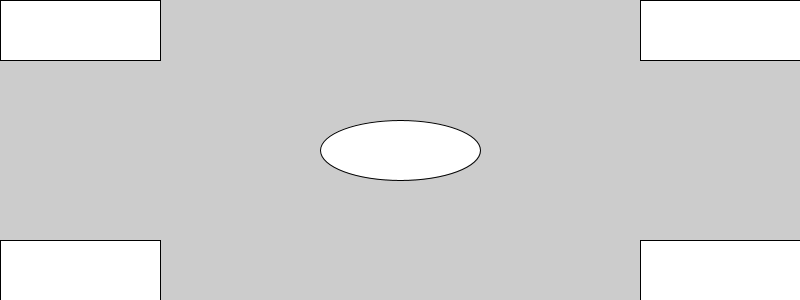
Frame 1 (no input)
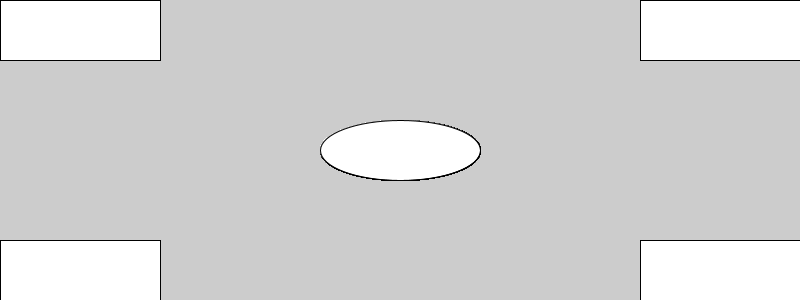
Frame 60 (the mouse pressed at the canvas centre just before this capture)
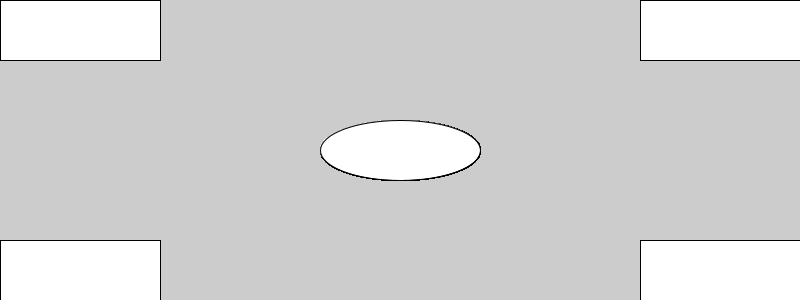
Frame 120 (the mouse held since frame 60 and released just before this capture)

The Processing sketch that drew these frames (run headless with seeded random() and noise(); from frame 60 on, the mouse is pressed at the canvas centre):

// Processing sketch: posicionar_via_Variables
// ── posicionar_via_Variables.pde
float tamX;
float tamY;

void setup(){
  size(800,300);
  tamX = width/5;
  tamY = height/5;
}

void draw(){
  rect(0,0,tamX,tamY);
  rect(width-tamX,0,tamX,tamY);
  rect(width-tamX,height-tamY,tamX,tamY);
  rect(0,height-tamY,tamX,tamY);
  ellipse(width/2,height/2,tamX,tamY);
}
